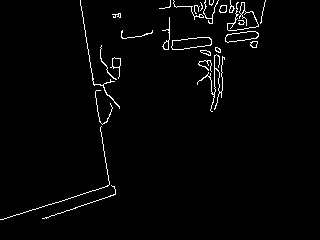
#> input picture Dev/Computer vision/samples/0 mid.jpg, 320 x 240 px, given in place of the camera
$ python vision.py
#> lines starting #> are read from the running program, lines starting #| are printed output that depends on the picture; after the words box and inside, x2 and y2 are one past the last pixel; in counts of white or black regions, pixels touching at a corner belong together
#> further down, imgOriginalSceneA is the input picture: shape (240, 320, 3); min 0, max 255, mean 5.5
import numpy as np
import cv2 as cv
from matplotlib import pyplot as plt
import time
import copy
from skimage.metrics import structural_similarity


DATAPATH = "D:\Documents\Computer Science\Year 3\Dissertation\Dev\Computer vision\StereoDat\ "
def readAndStereo(imgOriginalSceneA,imgOriginalSceneB):
    #stereo creation
    frame0_new=cv.cvtColor(imgOriginalSceneA, cv.COLOR_BGR2GRAY)
    frame1_new=cv.cvtColor(imgOriginalSceneB, cv.COLOR_BGR2GRAY)

    #blurr
    frame0_new = cv.filter2D(frame0_new,-1,kernel)
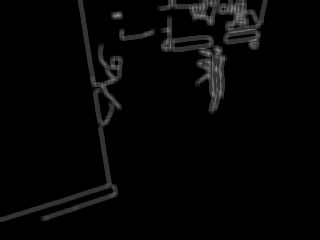
#> frame0_new: shape (240, 320); min 0, max 143, mean 5.5
    frame1_new = cv.filter2D(frame1_new,-1,kernel)

    #for i in range(16,int(16*5),16): #display different maps
    stereo = cv.StereoBM_create(numDisparities=16*2, blockSize=27) #gen stereo

    disparity = stereo.compute(frame0_new,frame1_new) #get map
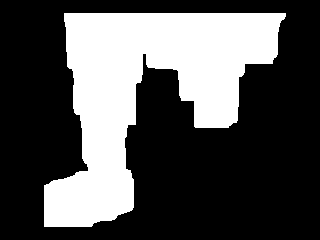
#> disparity: shape (240, 320) int16; values -16 (black) and 0 (white), 32.2% white; 1 white region, box (x1, y1, x2, y2) and area: (44, 13, 286, 227) 24711

    norm = np.zeros(frame0_new.shape) #create empty frame
    disp = cv.normalize(disparity, norm, alpha=0, beta=255, norm_type=cv.NORM_MINMAX, dtype=cv.CV_8U) #normalize
    return disp,frame0_new,frame1_new
# [45 lines left out: functions Kmeans, getSame, not called in this run]

capA = cv.VideoCapture(2)
capB = cv.VideoCapture(3)

not_broken=True

# define criteria, number of clusters(K) and apply kmeans()
criteria = (cv.TERM_CRITERIA_EPS + cv.TERM_CRITERIA_MAX_ITER, 10, 1.0)
K = 4
kernel = np.ones((5,5),np.float32)/25

retA, imgOriginalSceneA = capA.read()
retB, imgOriginalSceneB = capB.read()
Pastdisp,frame0_new,frame1_new=readAndStereo(imgOriginalSceneA,imgOriginalSceneB)
c=0
while not_broken: #loop through
    retA, imgOriginalSceneA = capA.read()
    retB, imgOriginalSceneB = capB.read()
    #cv.imwrite(DATAPATH+str(c)+"L.png",imgOriginalSceneA)
    #cv.imwrite(DATAPATH+str(c)+"R.png",imgOriginalSceneB)
    disp,frame0_new,frame1_new=readAndStereo(imgOriginalSceneB,imgOriginalSceneA)
    #disp=getSame(Pastdisp,disp) #remove differences
    disp = cv.dilate(disp,kernel,iterations = 3)
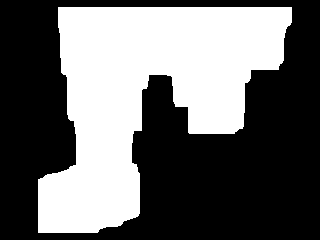
#> disp: shape (240, 320); 41% white; 1 white region, box (x1, y1, x2, y2) and area: (38, 7, 292, 233) 31470
    cv.imshow('disparity ',disp)
    #display original
    cv.imshow('original A',frame0_new)
    cv.imshow('original B',frame1_new)
    Pastdisp=copy.deepcopy(disp)


    if cv.waitKey(1) & 0xFF==ord('q'):
#> (key q is pressed here)
        break
    c+=1
capA.release()
capB.release()
cv.destroyAllWindows()
